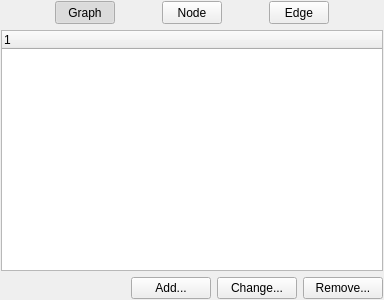
<?xml version="1.0" encoding="UTF-8"?>
<ui version="4.0">
 <class>CClassAttributesEditorUI</class>
 <widget class="QWidget" name="CClassAttributesEditorUI">
  <property name="geometry">
   <rect>
    <x>0</x>
    <y>0</y>
    <width>384</width>
    <height>300</height>
   </rect>
  </property>
  <property name="windowTitle">
   <string>Custom Attributes</string>
  </property>
  <layout class="QVBoxLayout" name="verticalLayout">
   <property name="leftMargin">
    <number>1</number>
   </property>
   <property name="topMargin">
    <number>1</number>
   </property>
   <property name="rightMargin">
    <number>1</number>
   </property>
   <property name="bottomMargin">
    <number>1</number>
   </property>
   <item>
    <layout class="QHBoxLayout" name="horizontalLayout_2">
     <property name="spacing">
      <number>0</number>
     </property>
     <item>
      <spacer name="horizontalSpacer_3">
       <property name="orientation">
        <enum>Qt::Horizontal</enum>
       </property>
       <property name="sizeType">
        <enum>QSizePolicy::Expanding</enum>
       </property>
      </spacer>
     </item>
     <item>
      <widget class="QToolButton" name="GraphButton">
       <property name="sizePolicy">
        <sizepolicy hsizetype="Fixed" vsizetype="Preferred">
         <horstretch>0</horstretch>
         <verstretch>0</verstretch>
        </sizepolicy>
       </property>
       <property name="minimumSize">
        <size>
         <width>60</width>
         <height>23</height>
        </size>
       </property>
       <property name="statusTip">
        <string>Edit graph attributes</string>
       </property>
       <property name="text">
        <string>Graph</string>
       </property>
       <property name="icon">
        <iconset resource="commonui.qrc">
         <normaloff>:/Icons/Graph</normaloff>:/Icons/Graph</iconset>
       </property>
       <property name="iconSize">
        <size>
         <width>20</width>
         <height>20</height>
        </size>
       </property>
       <property name="checkable">
        <bool>true</bool>
       </property>
       <property name="checked">
        <bool>true</bool>
       </property>
       <property name="autoExclusive">
        <bool>true</bool>
       </property>
       <property name="toolButtonStyle">
        <enum>Qt::ToolButtonTextBesideIcon</enum>
       </property>
      </widget>
     </item>
     <item>
      <widget class="QToolButton" name="NodeButton">
       <property name="sizePolicy">
        <sizepolicy hsizetype="Fixed" vsizetype="Preferred">
         <horstretch>0</horstretch>
         <verstretch>0</verstretch>
        </sizepolicy>
       </property>
       <property name="minimumSize">
        <size>
         <width>60</width>
         <height>23</height>
        </size>
       </property>
       <property name="statusTip">
        <string>Edit default node attributes</string>
       </property>
       <property name="text">
        <string>Node</string>
       </property>
       <property name="icon">
        <iconset resource="commonui.qrc">
         <normaloff>:/Icons/Node-Disc</normaloff>:/Icons/Node-Disc</iconset>
       </property>
       <property name="iconSize">
        <size>
         <width>20</width>
         <height>20</height>
        </size>
       </property>
       <property name="checkable">
        <bool>true</bool>
       </property>
       <property name="autoExclusive">
        <bool>true</bool>
       </property>
       <property name="toolButtonStyle">
        <enum>Qt::ToolButtonTextBesideIcon</enum>
       </property>
      </widget>
     </item>
     <item>
      <widget class="QToolButton" name="EdgeButton">
       <property name="sizePolicy">
        <sizepolicy hsizetype="Fixed" vsizetype="Preferred">
         <horstretch>0</horstretch>
         <verstretch>0</verstretch>
        </sizepolicy>
       </property>
       <property name="minimumSize">
        <size>
         <width>60</width>
         <height>23</height>
        </size>
       </property>
       <property name="statusTip">
        <string>Edit default edge attributes</string>
       </property>
       <property name="text">
        <string>Edge</string>
       </property>
       <property name="icon">
        <iconset resource="commonui.qrc">
         <normaloff>:/Icons/Edge-Undirected</normaloff>:/Icons/Edge-Undirected</iconset>
       </property>
       <property name="iconSize">
        <size>
         <width>20</width>
         <height>20</height>
        </size>
       </property>
       <property name="checkable">
        <bool>true</bool>
       </property>
       <property name="autoExclusive">
        <bool>true</bool>
       </property>
       <property name="toolButtonStyle">
        <enum>Qt::ToolButtonTextBesideIcon</enum>
       </property>
      </widget>
     </item>
     <item>
      <spacer name="horizontalSpacer_2">
       <property name="orientation">
        <enum>Qt::Horizontal</enum>
       </property>
       <property name="sizeType">
        <enum>QSizePolicy::Expanding</enum>
       </property>
      </spacer>
     </item>
    </layout>
   </item>
   <item>
    <widget class="CPropertyEditorUIBase" name="Editor"/>
   </item>
   <item>
    <layout class="QHBoxLayout" name="horizontalLayout">
     <item>
      <spacer name="horizontalSpacer">
       <property name="orientation">
        <enum>Qt::Horizontal</enum>
       </property>
       <property name="sizeHint" stdset="0">
        <size>
         <width>40</width>
         <height>20</height>
        </size>
       </property>
      </spacer>
     </item>
     <item>
      <widget class="QPushButton" name="AddButton">
       <property name="statusTip">
        <string>Add new custom attribute for the selected items</string>
       </property>
       <property name="text">
        <string>Add...</string>
       </property>
      </widget>
     </item>
     <item>
      <widget class="QPushButton" name="ChangeButton">
       <property name="text">
        <string>Change...</string>
       </property>
      </widget>
     </item>
     <item>
      <widget class="QPushButton" name="RemoveButton">
       <property name="statusTip">
        <string>Remove the attribute from the selected items</string>
       </property>
       <property name="text">
        <string>Remove...</string>
       </property>
      </widget>
     </item>
    </layout>
   </item>
  </layout>
 </widget>
 <customwidgets>
  <customwidget>
   <class>CPropertyEditorUIBase</class>
   <extends>QTreeWidget</extends>
   <header location="global">CPropertyEditorUIBase.h</header>
  </customwidget>
 </customwidgets>
 <tabstops>
  <tabstop>GraphButton</tabstop>
  <tabstop>NodeButton</tabstop>
  <tabstop>EdgeButton</tabstop>
  <tabstop>Editor</tabstop>
  <tabstop>AddButton</tabstop>
  <tabstop>ChangeButton</tabstop>
  <tabstop>RemoveButton</tabstop>
 </tabstops>
 <resources>
  <include location="commonui.qrc"/>
 </resources>
 <connections/>
</ui>
